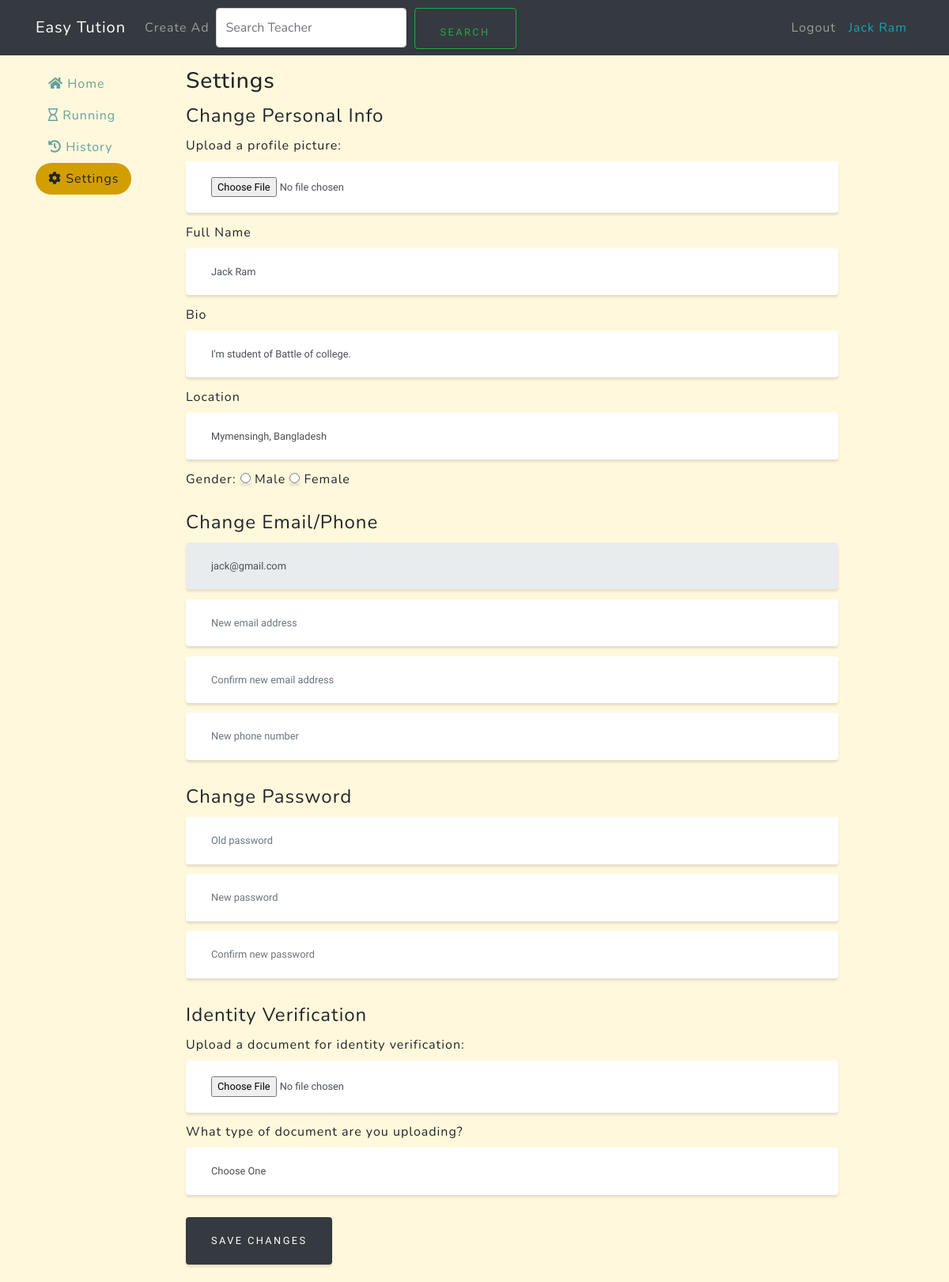
Screenshot of /client/settings/ (signed in) with the database file from the repository.
### users/models.py (models this page shows, shortened)
class User(AbstractBaseUser):
    email = models.EmailField(
        verbose_name='Email address',
        max_length=255,
        unique=True,
    )
    is_active = models.BooleanField(default=True)
    is_admin = models.BooleanField(default=False)
    is_client = models.BooleanField(default=False)
    is_tutor = models.BooleanField(default=False)
    name = models.CharField(max_length=100, null=False, verbose_name='Full name')
    bio = models.CharField(max_length=1000, verbose_name='Bio')
    location = models.CharField(max_length=1000, verbose_name='Location')
    gender = models.CharField(max_length=20, verbose_name='Gender')
    title = models.CharField(max_length=1000, verbose_name='Overview title')  # Overview title
    overview = models.TextField(verbose_name='Overview')
    expertise = models.CharField(max_length=1000, verbose_name='Expertise')
    profile_img = models.TextField(verbose_name='Profile Image', blank=True)
    USERNAME_FIELD = 'email'
    REQUIRED_FIELDS = ['name']
    objects = UserManager()

### client/decorators.py (the view)
    def wrapper(request, *args, **kwargs):
        decorated_view_func = login_required(request)
        if not decorated_view_func.user.is_authenticated:
            messages.warning(request, 'Please login first')
            return redirect('login-page')
        if not request.user.is_client:
            return redirect('home-page')
        else:
            return function(request, *args, **kwargs)

### client/templates/client/settings.html (shortened to what this page needs)
{% extends 'client/base_client.html' %}
{% block content %}
    <div class="settings" style="margin: 10px 0;">
      <h3>Settings</h3>
      <form method="post" enctype="multipart/form-data">
        <fieldset class="form-group">
          <legend>Change Personal Info</legend>
          <label for="profile_img">Upload a profile picture: </label>
          <input type="file" name="profile_img" class="form-control" id="profile_img" />
          <label for="full_name">Full Name</label>
          <input type="text" name="full_name" id="full_name" class="form-control" value="{{ user.name }}"
                 placeholder="Enter your full name">
          <label for="bio">Bio</label>
          <input type="text" name="bio" id="bio" class="form-control" value="{{ user.bio }}"
                 placeholder="Describe your expertise in no more than 50 words">
          <label for="location">Location</label>
          <input type="text" name="location" id="location" class="form-control" value="{{ user.location }}"
                 placeholder="Enter your location (ie. Uttara, Dhaka)">
          <label>Gender: </label>
          <input type="radio" name="gender" id="gen_male" value="male"> <label for="gen_male">Male</label>
          <input type="radio" name="gender" id="gen_female" value="female"> <label for="gen_female">Female</label><br>
        </fieldset>
        <fieldset class="form-group">
          <legend>Change Email/Phone</legend>
          <input type="email" name="old_email" id="old_email" class="form-control" value="{{ user.email }}" disabled />
          <input type="email" name="email1" id="email1" class="form-control" placeholder="New email address" />
          <input type="email" name="email2" id="email2" class="form-control" placeholder="Confirm new email address" />
          <input type="text" name="phone" id="phone" class="form-control" placeholder="New phone number" />
        </fieldset>
        <fieldset class="form-group">
          <legend>Change Password</legend>
          <input type="password" name="old_password" id="old_password" class="form-control" placeholder="Old password">
          <input type="password" name="password1" id="password1" class="form-control" placeholder="New password" />
          <input type="password" name="password2" id="password2" class="form-control" placeholder="Confirm new password" />
        </fieldset>
        <fieldset class="form-group">
          <legend>Identity Verification</legend>
          {% if not verification %}
          <label for="verification_document">Upload a document for identity verification: </label>
          <input type="file" name="verification_document" class="form-control" id="verification_document" />
          <label for="document_type">What type of document are you uploading?</label>
          <select name="document_type" id="document_type" class="form-control input">
            <option disabled selected>Choose One</option>
          </select>
          {% else %}
            {% if verification.verified %}
              <p class="text-success"><i class="fa fa-check"></i> Identity is verified using your {{ verification.type }}</p>
            {% else %}
              <p>Verification pending. It may take upto 5 business days to verify your identity.</p>
            {% endif %}
          {% endif %}
        </fieldset>
        <input type="submit" value="Save changes" class="btn btn-dark" />
      </form>
    </div>
{% endblock content %}

### client/templates/client/base_client.html (shortened to what this page needs)
{% load static %}
<!doctype html>
<html lang="en">
<head>
    <link rel="stylesheet" href="{% static 'vendor/bootstrap/css/bootstrap.min.css' %}">
    <link rel="stylesheet" href="https://cdnjs.cloudflare.com/ajax/libs/font-awesome/5.9.0/css/all.min.css"
/>
    <link href="{% static 'css/grayscale.min.css' %}" rel="stylesheet">
</head>
<body style="background-color: cornsilk;">
<nav class="navbar navbar-expand-lg navbar-dark fixed-top bg-dark" style="margin-bottom: 10px">
    <div class="container">
        <a class="navbar-brand js-scroll-trigger" href="{% url 'client-home' %}">Easy Tution</a>
        <div class="">
            <ul class="navbar-nav ml-auto">
                <li class="nav-item">
                    <a class="nav-link" href="{% url 'client-new' %}">Create Ad</a>
                </li>
            </ul>
        </div>
        <div>
            <form class="d-flex" method="post" action="{% url 'teacher-search' %}">
                <input class="form-control me-2" name="name" style="margin-top: 2px;height: 50px;" type="search" placeholder="Search Teacher" aria-label="Search">
                <button class="btn btn-outline-success" style="margin-left:10px;height: 52px;width: 150px; margin-top: 2px;"
                        type="submit">Search
                </button>
            </form>
        </div>
        <div class="collapse navbar-collapse" id="navbarResponsive">
            <ul class="navbar-nav ml-auto">
                <li class="nav-item">
                    <a class="nav-link" href="{% url 'client-logout' %}">Logout</a>
                </li>
                <li class="nav-item">
                    <a class="nav-link text-info disabled" href="{% url 'client-profile' user.id %}">{{ user.name }}</a>
                </li>
            </ul>
        </div>
    </div>
</nav>
<header style="padding-top: 56px;margin-top: 20px">
    <div class="container">
        <div class="row">
            <nav class="col-md-3 col-lg-2 sidebar">
                <div class="position-fixed">
                    <ul class="nav flex-column">
                        <li class="nav-item">
                            <a class="nav-link {{ client_home }}" href="{% url 'client-home' %}">
                                <i class="fa fa-home"></i>
                                Home
                            </a>
                        </li>
                        <li class="nav-item">
                            <a class="nav-link {{ client_running }}" href="{% url 'client-running' %}">
                                <i class="far fa-hourglass"></i>
                                Running
                            </a>
                        </li>
                        <li class="nav-item">
                            <a class="nav-link {{ client_history }}" href="{% url 'client-history' %}">
                                <i class="fa fa-history"></i>
                                History
                            </a>
                        </li>
                        <li class="nav-item">
                            <a class="nav-link {{ client_settings }}" href="{% url 'client-settings' %}">
                                <i class="fa fa-cog"></i>
                                Settings
                            </a>
                        </li>
                    </ul>
                </div>
            </nav>
            <div class="col-md-9 main-section">
                {% block content %}{% endblock %}
            </div>
        </div>
    </div>
</header>
</body>
</html>

### rows the page displays
User: name "Jack Ram", full_name "Jack Ram", bio "I'm student of Battle of college.", location "Mymensingh, Bangladesh", old_email "jack@gmail.com"
